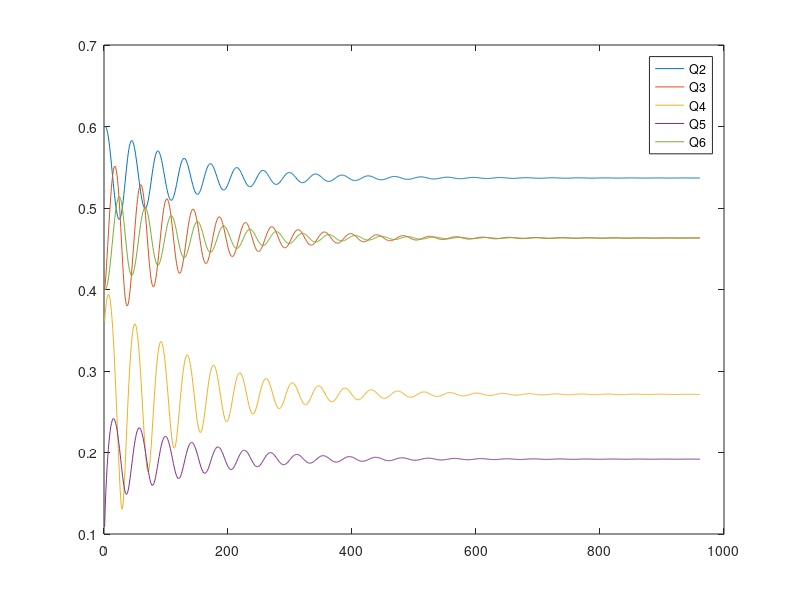

Write the MATLAB code that produced this figure.
% Bisection
% clear; clc

% Problem 2
R = 4;
V=@(h) pi*h^2*(3*R-h)/3-100;
x_l = 0;
x_u = 2*R;
t = 1E-5;
% Use a recursive funcion, because recursion is F-U-N FUN!
function [root count] = bisection (f,xl,xh,tol,cnt)
	xr = (xh+xl)/2; 
	if abs(f(xr)) < tol
		root = xr;
		count = cnt;
	elseif f(xr)*f(xh) > 0
		[root count] = bisection(f,xl,xr,tol,cnt+1);
	else
		[root count] = bisection(f,xr,xh,tol,cnt+1);
	end
end
root = bisection(V,x_l,x_u,t,0);
fprintf('Problem 2: Root @ x=%5.3f\n',root);

% Problem 3
function [root count] = linInterp(f,xl,xh,tol,cnt)
	xr = xl - (f(xl)*(xl-xh))/(f(xl)-f(xh));
	if abs(xl-xr) < tol || abs(xh-xr) < tol
		root = xr;
		count = cnt;
	elseif f(xr)*f(xl) > 0
		[root count] = linInterp(f,xl,xr,tol,cnt+1);
	else
		[root count] = linInterp(f,xl,xr,tol,cnt+1);
	end
end
function [root count] = newtRaph(f,xi,tol,cnt)
	fP_approx = (f(xi-tol)-f(xi))/(-tol);
	xr = xi - f(xi)/fP_approx;
	if abs(f(xr)) < tol
		root = xr;
		count = cnt;
	else
		[root count] = newtRaph(f,xr,tol,cnt+1);
	end
end
[root1 cnt1] = bisection(V,x_l,x_u,t,0);
[root2 cnt2] = linInterp(V,x_l,x_u,t,0);
[root3 cnt3] = newtRaph(V,1,t,0);
roots = [root1,root2,root3];
cnts = [cnt1,cnt2,cnt3];
mthds = ["Bisection","Linear Interpolation","Newton-Raphson"];
[cnt,indx]=min(cnts);
fprintf("\nProblem 3: Of (Bisection, Linear Interpolation, and Newton-Raphson), option %d prevailed with %2d steps and a root at x = %5.3f\n",indx,cnts(indx),roots(indx));

% Problem 4
% Fixed point iteration of pipe system
%clear; clc

f=0.005;  % Friction factor
rho=1.23; % Density (kg/m^3)
D=0.01;   % Pipe diameter (m)
% Pressure drop through pipe with length L and flow rate Q
dP  =@(L,Q)   16/pi^2*f*L*rho/(2*D^5)*Q.^2;
dPdQ=@(L,Q) 2*16/pi^2*f*L*rho/(2*D^5)*Q;  %d(deltaP)/dQ

% Input parameters
Q1=1; % m^3/s
L2=2; % m
L3=1; % m
L4=2; % m
L5=4; % m
L6=1; % m
tol=1e-5;  % Convergence tolerance

% Inital pressure drop and flow rate guesses
Q2=0.6; % m^3/s - assumes equal split at each intersection
Q3=Q1-Q2;
Q5=0.05;
Q4=Q3-Q5;
Q6=Q3;

figure(1); clf(1)

% Iterate
alpha=0.1;
N=2000;
Qs=zeros(N,5);
for n=1:N    
    % Store old values
    Q2o=Q2; Q3o=Q3; Q4o=Q4; Q5o=Q5; Q6o=Q6;
    
    % Update
    Q2=Q2o+alpha*(Q1 -Q2o-Q3o);
    Q3=Q3o-alpha*(Q3o-Q4o-Q5o);
    Q4=Q4o-alpha*(dP(L2,Q2o)-dP(L3,Q3o)-dP(L4,Q4o)-dP(L6,Q6o)) ...
        /(-dPdQ(L4,Q4o));
    Q5=Q5o-alpha*(dP(L5,Q5o)-dP(L4,Q4o))/dPdQ(L5,Q5o);
    Q6=Q6o-alpha*(Q6o-Q3o);
    
    
    % Display output
    fprintf('Iter=%i  Q2=%5.3f  Q3=%5.3f  Q4=%5.3f  Q5=%5.3f Q6=%5.3f\n',n,Q2,Q3,Q4,Q5,Q6)
    
    % Plot flow rates versus iteration
    Qs(n,:)=[Q2,Q3,Q4,Q5,Q6];
    if mod(n,10)==1
        plot(1:n,Qs(1:n,:))
        legend('Q2','Q3','Q4','Q5','Q6')
        drawnow
    end
    
    % Check if converged
    if max([abs(Q2-Q2o),abs(Q3-Q3o),abs(Q4-Q4o),abs(Q5-Q5o)])<tol
        disp('Converged')
        break % Stop for loop
    end
end


